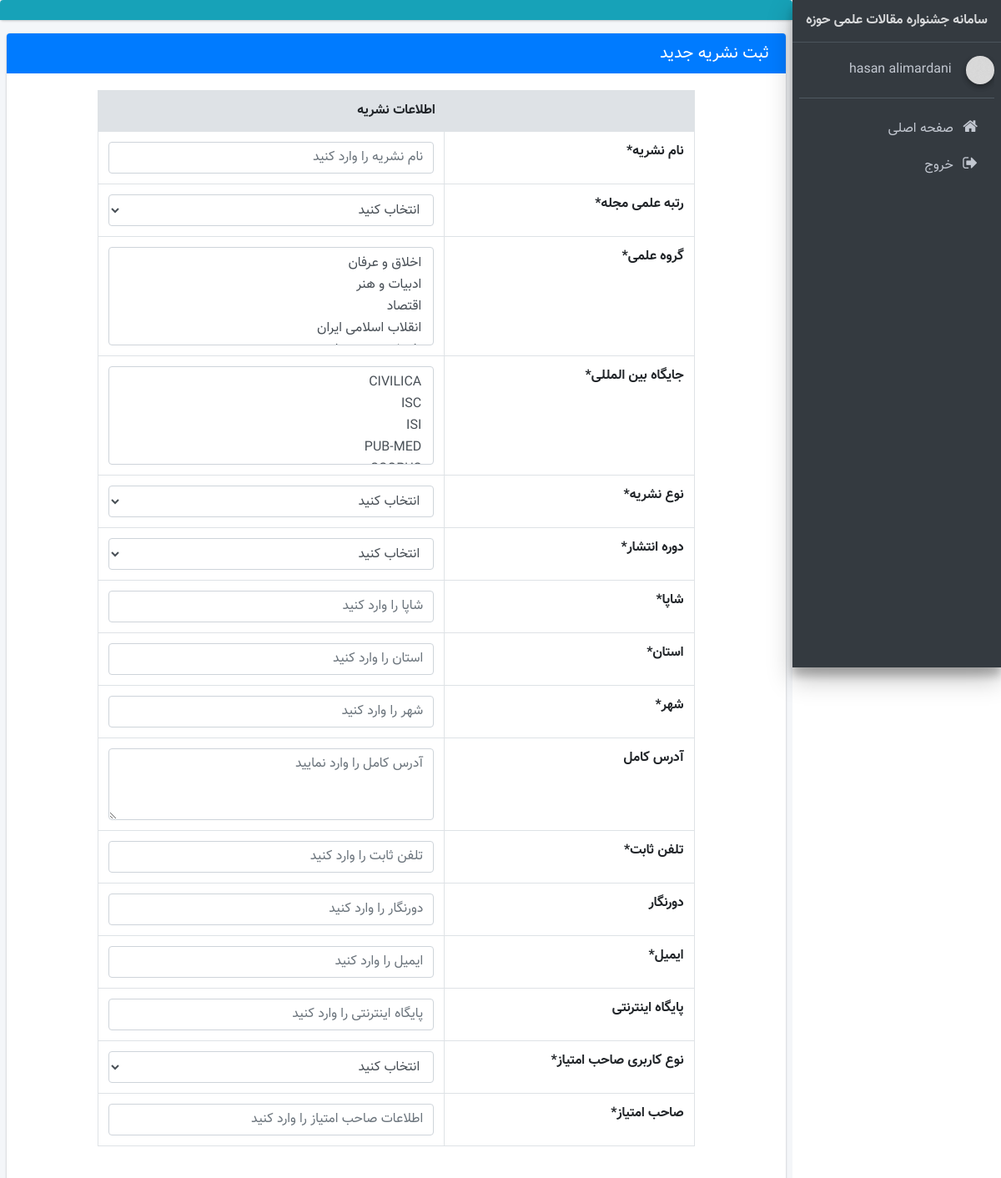
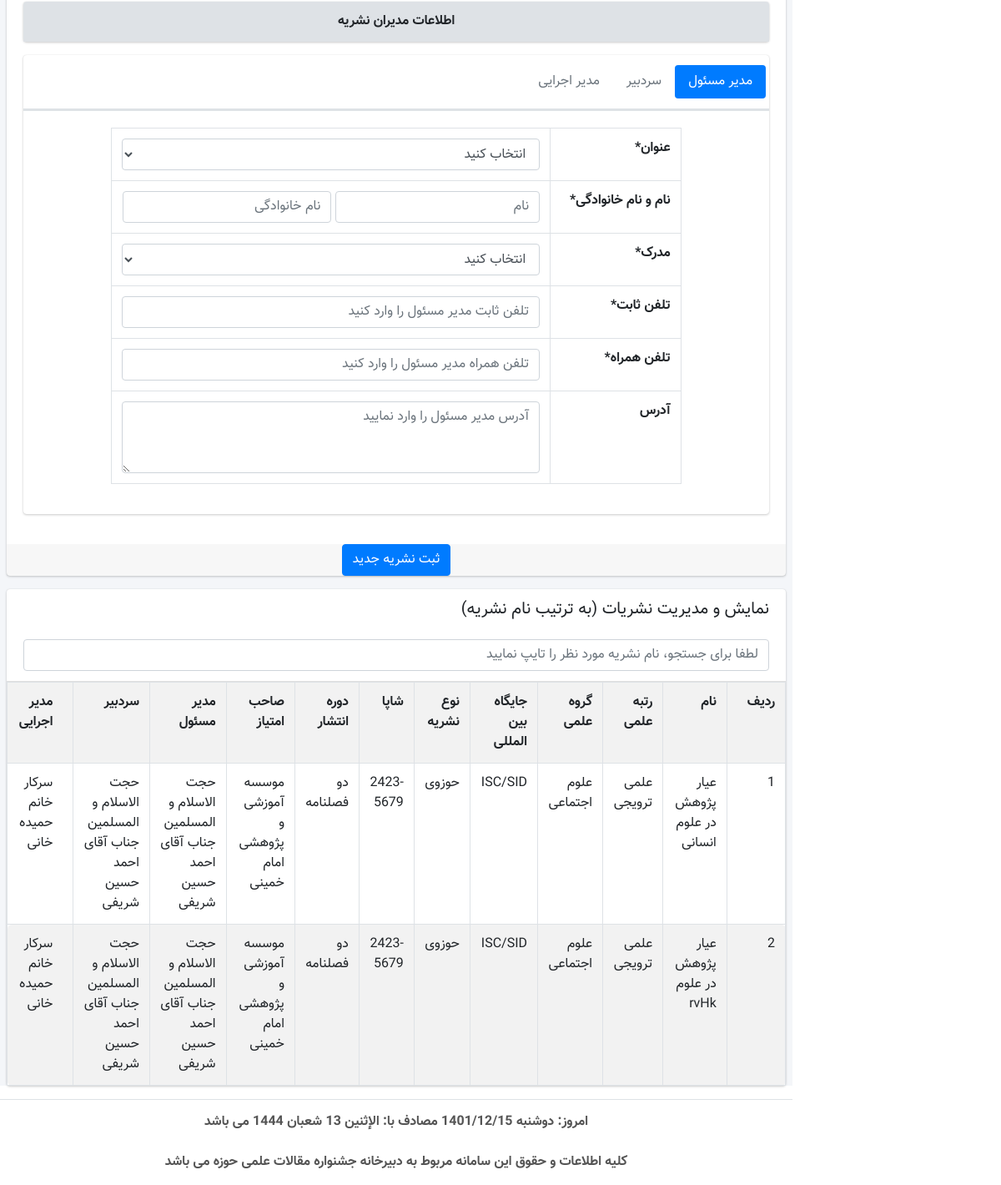
Page /mag_manager.php (signed in) on the committed database (2 pictures, top to bottom).
### tables this page shows
CREATE TABLE IF NOT EXISTS `users` (
  `id` int NOT NULL AUTO_INCREMENT,
  `username` varchar(100) NOT NULL,
  `password` text NOT NULL,
  `name` varchar(100) NOT NULL,
  `family` varchar(100) NOT NULL,
  `gender` varchar(5) NOT NULL,
  `national_code` varchar(10) NOT NULL,
  `phone` varchar(11) DEFAULT NULL,
  `address` varchar(250) DEFAULT NULL,
  `bank_name` varchar(50) DEFAULT NULL,
  `date_added` varchar(25) NOT NULL,
  `edited_date` varchar(25) DEFAULT NULL,
  `shaba` varchar(24) NOT NULL,
  `bank_id` int DEFAULT NULL,
  `debit_card_id` int NOT NULL,
  `type` varchar(20) NOT NULL COMMENT '1- rater\r\n2- header\r\n3- admin\r\n4- super-admin',
  `approved` tinyint NOT NULL DEFAULT '1',
  `scientific_group` varchar(100) DEFAULT NULL,
  `registrar` varchar(100) NOT NULL,
  `editor` varchar(100) DEFAULT NULL,
  PRIMARY KEY (`id`),
  KEY `users.bank_id to bank_list.id` (`bank_id`)
);

CREATE TABLE IF NOT EXISTS `menus` (
  `id` int NOT NULL AUTO_INCREMENT,
  `subject` varchar(250) NOT NULL,
  `link` text NOT NULL,
  `icon` varchar(50) NOT NULL,
  `access` varchar(20) NOT NULL,
  `Is_Parent` tinyint NOT NULL,
  `childs` varchar(10) DEFAULT NULL,
  PRIMARY KEY (`id`)
);

CREATE TABLE IF NOT EXISTS `mag_info` (
  `id` int NOT NULL AUTO_INCREMENT,
  `admin_id` int NOT NULL,
  `name` varchar(100) NOT NULL,
  `science_rank` varchar(500) NOT NULL,
  `scientific_group` varchar(250) NOT NULL,
  `international_position` varchar(250) NOT NULL COMMENT 'جایگاه بین المللی',
  `mag_type` varchar(30) NOT NULL COMMENT 'دانشگاهی / حوزوی',
  `ISSN` varchar(50) NOT NULL,
  `publication_period` varchar(30) NOT NULL COMMENT 'دوره انتشار',
  `adder` varchar(100) NOT NULL,
  `date_added` varchar(25) NOT NULL,
  `editor` varchar(100) DEFAULT NULL,
  `edited_date` varchar(25) DEFAULT NULL,
  PRIMARY KEY (`id`),
  UNIQUE KEY `name` (`name`)
);

CREATE TABLE IF NOT EXISTS `mag_admins` (
  `id` int NOT NULL AUTO_INCREMENT,
  `concessionaire` varchar(500) DEFAULT NULL COMMENT 'صاحب امتیاز',
  `concessionaire_type` varchar(20) DEFAULT NULL COMMENT 'نوع کاربری صاحب امتیاز',
  `responsible_manager_owner_subject` varchar(100) DEFAULT NULL COMMENT 'عنوان مدیر مسئول',
  `responsible_manager_owner_name` varchar(50) DEFAULT NULL COMMENT 'نام مدیر مسئول',
  `responsible_manager_owner_family` varchar(100) DEFAULT NULL COMMENT 'نام خانوادگی مدیر مسئول',
  `responsible_manager_owner_degree` varchar(50) DEFAULT NULL COMMENT 'مدرک مدیر مسئول',
  `responsible_manager_owner_phone` varchar(20) DEFAULT NULL COMMENT 'تلفن ثابت مدیر مسئول',
  `responsible_manager_owner_mobile` varchar(20) DEFAULT NULL COMMENT 'تلفن همراه مدیر مسئول',
  `responsible_manager_owner_address` mediumtext COMMENT 'آدرس مدیر مسئول',
  `chief_editor_subject` varchar(100) DEFAULT NULL COMMENT 'عنوان سردبیر',
  `chief_editor_name` varchar(100) DEFAULT NULL COMMENT 'نام سردبیر',
  `chief_editor_family` varchar(100) DEFAULT NULL COMMENT 'نام خانوادگی سردبیر',
  `chief_editor_degree` varchar(50) DEFAULT NULL COMMENT 'مدرک علمی سردبیر',
  `chief_editor_phone` varchar(20) DEFAULT NULL COMMENT 'تلفن ثابت سردبیر',
  `chief_editor_mobile` varchar(20) DEFAULT NULL COMMENT 'تلفن همراه سردبیر',
  `chief_editor_address` mediumtext COMMENT 'آدرس سردبیر',
  `administration_manager_subject` varchar(100) DEFAULT NULL COMMENT 'عنوان مدیر اجرایی',
  `administration_manager_name` varchar(100) DEFAULT NULL COMMENT 'نام مدیر اجرایی',
  `administration_manager_family` varchar(100) DEFAULT NULL COMMENT 'نام خانوادگی مدیر اجرایی',
  `administration_manager_degree` varchar(50) DEFAULT NULL COMMENT 'مدرک علمی مدیر اجرایی',
  `administration_manager_phone` varchar(20) DEFAULT NULL COMMENT 'تلفن ثابت مدیر اجرایی',
  `administration_manager_mobile` varchar(20) DEFAULT NULL COMMENT 'تلفن همراه مدیر اجرایی',
  `administration_manager_address` mediumtext COMMENT 'آدرس مدیر اجرایی',
  `mag_phone` varchar(20) DEFAULT NULL COMMENT 'تلفن',
  `mag_fax` varchar(20) DEFAULT NULL COMMENT 'دورنگار',
  `mag_state` varchar(50) DEFAULT NULL,
  `mag_city` varchar(50) DEFAULT NULL,
  `mag_address` mediumtext,
  `mag_email` mediumtext,
  `mag_website` varchar(150) DEFAULT NULL,
  `adder` varchar(100) DEFAULT NULL,
  `add_date` varchar(25) DEFAULT NULL,
  `editor` varchar(100) DEFAULT NULL,
  `edited_date` varchar(25) DEFAULT NULL,
  PRIMARY KEY (`id`)
);

### mag_manager.php (the view, shortened to what the rows shown need)
<?php include_once __DIR__ . '/header.php'; ?>
<section class="content">
    <div class="card card-primary">
        <form role="form" method="post" action="build/php/inc/Add_Journal.php" onsubmit="return Check_Fields()">
            <div class="card-body">
                <center>
                    <table style="width: 80%" class="table table-bordered">
                        <tr>
                            <th colspan="2" style="text-align: center;background-color: #dee2e6">
                                اطلاعات نشریه
                            </th>
                        </tr>
                        <tr>
                            <th>نام نشریه*</th>
                        </tr>
                        <tr>
                            <th>رتبه علمی مجله*</th>
                        </tr>
                        <tr>
                            <th>گروه علمی*</th>
                        </tr>
                        <tr>
                            <th>جایگاه بین المللی*</th>
                        </tr>
                        <tr>
                            <th>نوع نشریه*</th>
                        </tr>
                        <tr>
                            <th>دوره انتشار*</th>
                        </tr>
                        <tr>
                            <th>شاپا*</th>
                        </tr>
                        <tr>
                            <th>استان*</th>
                        </tr>
                        <tr>
                            <th>شهر*</th>
                        </tr>
                        <tr>
                            <th>آدرس کامل</th>
                        </tr>
                        <tr>
                            <th>تلفن ثابت*</th>
                        </tr>
                        <tr>
                            <th>دورنگار</th>
                        </tr>
                        <tr>
                            <th>ایمیل*</th>
                        </tr>
                        <tr>
                            <th>پایگاه اینترنتی</th>
                        </tr>
                        <tr>
                            <th>نوع کاربری صاحب امتیاز*</th>
                        </tr>
                        <tr>
                            <th>صاحب امتیاز*</th>
                        </tr>
                    </table>
                    <br>
                    <div class="row">
                        <div class="col-12">
                            <div class="row">
                                <div class="col-12">
                                    <div class="card">
                                        <div class="card-body">
                                            <div class="tab-content">
                                                <div class="tab-pane active" id="tab_1">
                                                    <table style="width: 80%" class="table table-bordered">
                                                        <tr>
                                                            <th>عنوان*</th>
                                                        </tr>
                                                        <tr>
                                                            <th>نام و نام خانوادگی*</th>
                                                        </tr>
                                                        <tr>
                                                            <th>مدرک*</th>
                                                        </tr>
                                                        <tr>
                                                            <th>تلفن ثابت*</th>
                                                        </tr>
                                                        <tr>
                                                            <th>تلفن همراه*</th>
                                                        </tr>
                                                        <tr>
                                                            <th>آدرس</th>
                                                        </tr>
                                                    </table>
                                                </div>
                                            </div>
                                        </div>
                                    </div>
                                </div>
                            </div>
                        </div>
                    </div>
                </center>
            </div>
        </form>
    </div>
    <div class="row">
        <div class="col-12">
            <div class="card">
                <div class="card-body table-responsive p-0">
                    <table class="table table-bordered table-striped" id="myTable">
                        <tr>
                            <th>ردیف</th>
                            <th>نام</th>
                            <th>رتبه علمی</th>
                            <th>گروه علمی</th>
                            <th>جایگاه بین المللی</th>
                            <th>نوع نشریه</th>
                            <th>شاپا</th>
                            <th>دوره انتشار</th>
                            <th>صاحب امتیاز</th>
                            <th>مدیر مسئول</th>
                            <th>سردبیر</th>
                            <th>مدیر اجرایی</th>
                        </tr>
                        <?php
                        $a = 1;
                        $SelectAllMagInfos = mysqli_query($connection_mag, "select * from mag_info order by name asc");
                        foreach ($SelectAllMagInfos as $mag_info):
                            $admin_id = $mag_info['admin_id'];
                            $query = mysqli_query($connection_mag, "select * from mag_admins where id='$admin_id'");
                            foreach ($query as $mag_admin) {
                            }
                            ?>
                            <tr>
                                <td><?php echo $a;
                                    $a++; ?></td>
                                <td>
                                    <?php
                                    echo $mag_info['name'];
                                    ?>
                                </td>
                                <td>
                                    <?php
                                    echo $mag_info['science_rank'];
                                    ?>
                                </td>
                                <td>
                                    <?php
                                    echo $mag_info['scientific_group'];
                                    ?>
                                </td>
                                <td>
                                    <?php
                                    echo $mag_info['international_position'];
                                    ?>
                                </td>
                                <td>
                                    <?php
                                    echo $mag_info['mag_type'];
                                    ?>
                                </td>
                                <td>
                                    <?php
                                    echo $mag_info['ISSN'];
                                    ?>
                                </td>
                                <td>
                                    <?php
                                    echo $mag_info['publication_period'];
                                    ?>
                                </td>
                                <td>
                                    <?php
                                    echo $mag_admin['concessionaire'];
                                    ?>
                                </td>
                                <td>
                                    <?php
                                    echo $mag_admin['responsible_manager_owner_subject'] . ' ' . $mag_admin['responsible_manager_owner_name'] . ' ' . $mag_admin['responsible_manager_owner_family'];
                                    ?>
                                </td>
                                <td>
                                    <?php
                                    echo $mag_admin['chief_editor_subject'] . ' ' . $mag_admin['chief_editor_name'] . ' ' . $mag_admin['chief_editor_family'];
                                    ?>
                                </td>
                                <td>
                                    <?php
                                    echo $mag_admin['administration_manager_subject'] . ' ' . $mag_admin['administration_manager_name'] . ' ' . $mag_admin['administration_manager_family'];
                                    ?>
                                </td>
                            </tr>
                        <?php endforeach; ?>
                    </table>
                </div>
            </div>
        </div>
    </div>
</section>
</div>
<?php include_once __DIR__ . '/footer.php'; ?>

### header.php (shortened to what the rows shown need)
<?php
include_once 'config/connection.php';
@$user=$_SESSION['id'];
$query=mysqli_query($connection_maghalat,"select * from users where id='$user'");
foreach ($query as $User_Info){}
?>
<!DOCTYPE html>
<html lang="en" dir="rtl">
<head>
    <link rel="stylesheet" href="plugins/font-awesome/css/font-awesome.min.css">
    <link rel="stylesheet" href="dist/css/adminlte.min.css">
    <link rel="stylesheet" href="plugins/select2/select2.min.css">
    <link rel="stylesheet" href="dist/css/bootstrap-rtl.min.css">
    <link rel="stylesheet" href="dist/css/custom-style.css">
    <link rel="stylesheet" href="https://maxcdn.bootstrapcdn.com/font-awesome/4.4.0/css/font-awesome.min.css">
    <link rel="stylesheet" href="plugins/daterangepicker/daterangepicker-bs3.css">
    <link rel="stylesheet" href="plugins/iCheck/all.css">
    <link rel="stylesheet" href="plugins/colorpicker/bootstrap-colorpicker.min.css">
    <link rel="stylesheet" href="plugins/timepicker/bootstrap-timepicker.min.css">
    <link rel="stylesheet" href="dist/css/persian-datepicker.min.css">
    <link rel="stylesheet" type="text/css" href="/bower_components/select2/dist/css/select2.min.css">
    <link rel="stylesheet" href="plugins/timepicker/bootstrap-timepicker.min.css">
    <link rel="stylesheet" href="dist/css/bootstrap-rtl.min.css">
    <link rel="stylesheet" href="dist/css/custom-style.css">
</head>
<body class="hold-transition sidebar-mini">
<div class="wrapper">
    <aside class="main-sidebar sidebar-dark-primary elevation-4">
        <div class="sidebar">
            <div>
                <div class="user-panel mt-3 pb-3 mb-3 d-flex">
                    <div class="info">
                        <a href="#" class="d-block">
                            <?php echo $User_Info['name'].' '.$User_Info['family'] ?>
                        </a>
                    </div>
                </div>
                <?php include_once __DIR__.'/menus.php'; ?>
            </div>
        </div>
    </aside>
    <div class="content-wrapper">

### menus.php (shortened to what the rows shown need)
<nav class="mt-2">
    <ul class="nav nav-pills nav-sidebar flex-column" data-widget="treeview" role="menu" data-accordion="false">
        <?php
        $type = $_SESSION['head'];
        $query = mysqli_query($connection_maghalat, "select * from menus where access like '%$type%'");
        foreach ($query as $menus) {
            if ($menus['Is_Parent'] == 0) {
                ?>
                <li class="nav-item">
                    <a href="<?php echo $menus['link'] ?>"
                       class="nav-link <?php $self = explode('/', $_SERVER['PHP_SELF']);
                       $self = end($self);
                       if ($self == $menus['link']) {
                           echo 'active';
                       } ?>">
                        <i class="fa <?php echo $menus['icon'] ?> nav-icon"></i>
                        <p><?php echo $menus['subject'] ?></p>
                    </a>
                </li>
                <?php
            }
        }
        ?>
    </ul>
</nav>

### rows in the picture
users: name "hasan", family "alimardani"
menus: subject "صفحه اصلی"
menus: subject "خروج"
mag_info: name "عیار پژوهش در علوم انسانی", science_rank "علمی ترویجی", scientific_group "علوم اجتماعی", international_position "ISC/SID", mag_type "حوزوی", ISSN "2423-5679", publication_period "دو فصلنامه", mag_admins.concessionaire "موسسه آموزشی و پژوهشی امام خمینی", mag_admins.responsible_manager_owner_subject "حجت الاسلام و المسلمین جناب آقای", mag_admins.responsible_manager_owner_name "احمد حسین", mag_admins.responsible_manager_owner_family "شریفی", mag_admins.chief_editor_subject "حجت الاسلام و المسلمین جناب آقای", mag_admins.chief_editor_name "احمد حسین", mag_admins.chief_editor_family "شریفی", mag_admins.administration_manager_subject "سرکار خانم", mag_admins.administration_manager_name "حمیده", mag_admins.administration_manager_family "خانی"
mag_info: name "عیار پژوهش در علوم rvHk", science_rank "علمی ترویجی", scientific_group "علوم اجتماعی", international_position "ISC/SID", mag_type "حوزوی", ISSN "2423-5679", publication_period "دو فصلنامه", mag_admins.concessionaire "موسسه آموزشی و پژوهشی امام خمینی", mag_admins.responsible_manager_owner_subject "حجت الاسلام و المسلمین جناب آقای", mag_admins.responsible_manager_owner_name "احمد حسین", mag_admins.responsible_manager_owner_family "شریفی", mag_admins.chief_editor_subject "حجت الاسلام و المسلمین جناب آقای", mag_admins.chief_editor_name "احمد حسین", mag_admins.chief_editor_family "شریفی", mag_admins.administration_manager_subject "سرکار خانم", mag_admins.administration_manager_name "حمیده", mag_admins.administration_manager_family "خانی"

### other values in the picture
$date "دوشنبه 1401/12/15"
$arabic_date "الإثنين 13 شعبان 1444"
